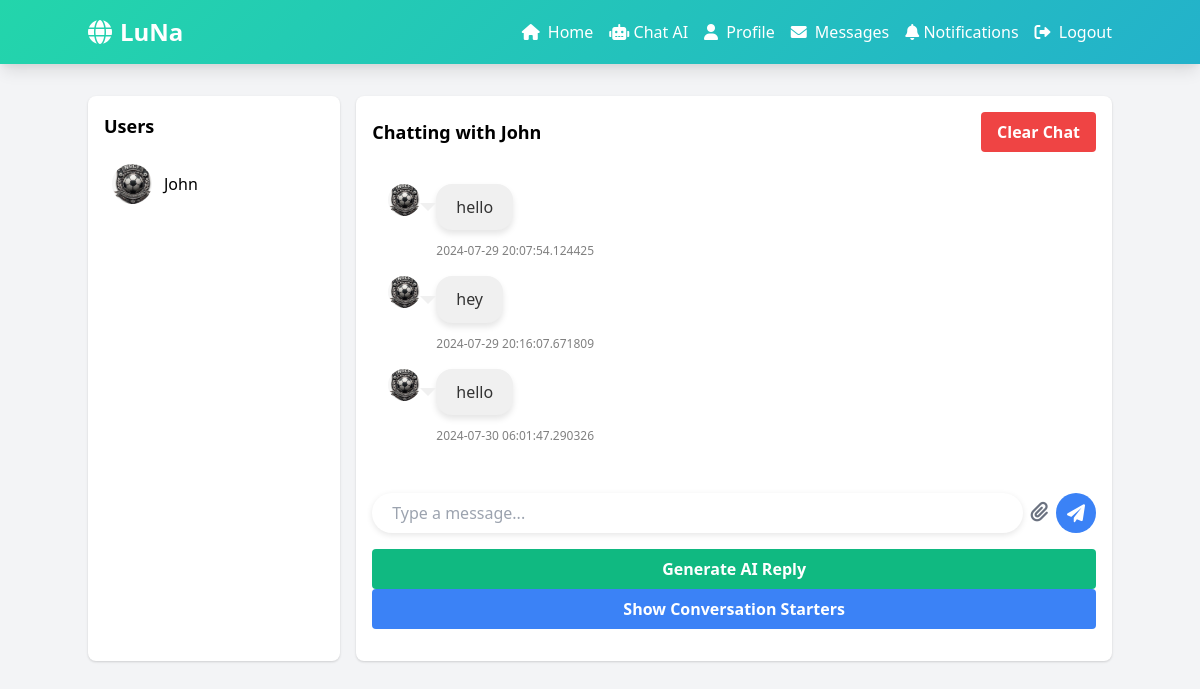
Page /messages/ (signed in) on the earlier database version.
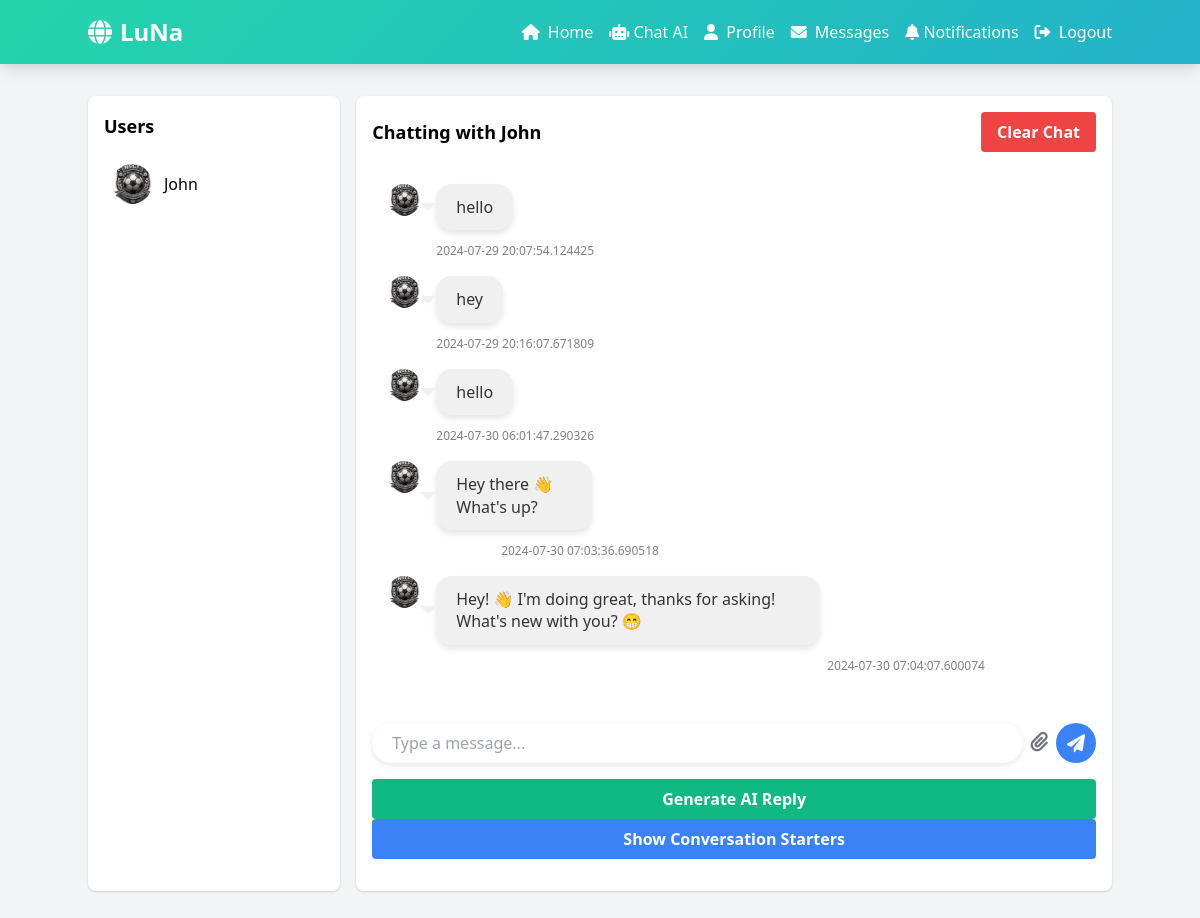
Same page on the later database version.
### models.py (models this page shows, shortened)
class User(UserMixin, db.Model):  # Ensure UserMixin is extended
    id = db.Column(db.Integer, primary_key=True)
    username = db.Column(db.String(80), unique=True, nullable=False, index=True)
    email = db.Column(db.String(120), unique=True, nullable=False, index=True)
    password_hash = db.Column(db.String(128), nullable=False)
    profile_picture = db.Column(db.String(120), default='default.jpg')
    bio = db.Column(db.Text)
    date_joined = db.Column(db.DateTime, default=lambda: datetime.now(pytz.timezone('Africa/Nairobi')))
    posts = db.relationship('Post', backref='author', lazy='dynamic', cascade="all, delete-orphan")
    comments = db.relationship('Comment', backref='author', lazy='dynamic', cascade="all, delete-orphan")
    followed = db.relationship(
        'User',
        secondary=followers,
        primaryjoin=id == followers.c.follower_id,
        secondaryjoin=id == followers.c.followed_id,
        backref=db.backref('followers', lazy='dynamic'),
        lazy='dynamic'
    )

class Message(db.Model):
    id = db.Column(db.Integer, primary_key=True)
    sender_id = db.Column(db.Integer, db.ForeignKey('user.id'), nullable=False)
    recipient_id = db.Column(db.Integer, db.ForeignKey('user.id'), nullable=False)
    content = db.Column(db.Text, nullable=False)
    media_url = db.Column(db.String, nullable=True)
    timestamp = db.Column(db.DateTime, default=datetime.utcnow)
    sender = db.relationship('User', foreign_keys=[sender_id], backref='sent_messages')
    recipient = db.relationship('User', foreign_keys=[recipient_id], backref='received_messages')

### app.py (the view)
@app.route('/messages/', defaults={'recipient_id': None})
@app.route('/messages/<int:recipient_id>')
@login_required
def messages(recipient_id):
    available_users = get_available_users()
    if recipient_id is None and available_users:
        recipient_id = available_users[0]['id']
    recipient = User.query.get(recipient_id) if recipient_id else None
    messages = get_messages(current_user.id, recipient_id) if recipient_id else []
    starters = get_conversation_starters(current_user.id, recipient_id) if recipient_id else []
    return render_template('messages.html',
                           messages=messages,
                           starters=starters,
                           recipient=recipient,
                           available_users=available_users,
                           current_user=current_user)

### app.py (called while the page is built)
@login_manager.user_loader
def load_user(user_id):
    return User.query.get(int(user_id))

@app.before_request
def make_session_permanent():
    session.permanent = True
    app.permanent_session_lifetime = timedelta(days=30)

def get_messages(current_user_id, recipient_id, page=1, per_page=20):
    messages = db.session.query(Message, User).join(User, Message.sender_id == User.id).filter(
        or_(
            (Message.sender_id == current_user_id) & (Message.recipient_id == recipient_id),
            (Message.sender_id == recipient_id) & (Message.recipient_id == current_user_id)
        )
    ).order_by(Message.timestamp.asc()).paginate(page=page, per_page=per_page, error_out=False)
    return messages.items

def get_available_users():
    users = User.query.filter(User.id != current_user.id).all()
    return [{'id': user.id, 'username': user.username, 'profile_picture': user.profile_picture} for user in users]

@app.before_request
def make_session_permanent():
    session.permanent = True
    app.permanent_session_lifetime = timedelta(days=30)

### templates/messages.html (shortened to what this page needs)
<!DOCTYPE html>
<html lang="en">
<head>
    <link href="https://cdn.jsdelivr.net/npm/tailwindcss@2.2.19/dist/tailwind.min.css" rel="stylesheet">
    <link rel="stylesheet" href="https://cdnjs.cloudflare.com/ajax/libs/font-awesome/6.0.0-beta3/css/all.min.css">
</head>
<body class="bg-gray-100">
    <nav class="gradient-bg p-4 shadow-lg">
        <div class="container mx-auto flex justify-between items-center">
            <a href="/" class="text-white text-2xl font-bold flex items-center">
                <i class="fas fa-globe mr-2"></i>
                LuNa
            </a>
            <div id="menu" class="hidden md:flex space-x-4">
                <a href="/" class="text-white hover:text-gray-200 transition duration-300"><i class="fas fa-home mr-1"></i> Home</a>
                <a href="https://micymike-michaelmosesbot.hf.space" class="text-white hover:text-gray-200 transition duration-300"><i class="fa-solid fa-robot"></i> Chat AI</a>
                <a href="/profile/{{ current_user.username }}" class="text-white hover:text-gray-200 transition duration-300"><i class="fas fa-user mr-1"></i> Profile</a>
                <a href="/messages" class="text-white hover:text-gray-200 transition duration-300"><i class="fas fa-envelope mr-1"></i> Messages</a>
                <a href="/notifications" class="text-white hover:text-gray-200 transition duration-300"><i class="fa-solid fa-bell"></i> Notifications</a>
                <a href="/logout" class="text-white hover:text-gray-200 transition duration-300"><i class="fas fa-sign-out-alt mr-1"></i> Logout</a>
            </div>
        </div>
    </nav>
    <div class="container mx-auto py-8">
        <div class="flex flex-col md:flex-row">
            <div class="w-full md:w-1/4 bg-white p-4 rounded-lg shadow mb-4 md:mb-0">
              <h2 class="text-lg font-bold mb-4">Users</h2>
              {% for user in available_users %}
              <a href="{{ url_for('messages', recipient_id=user.id) }}" class="user-link flex items-center p-2 rounded-lg hover:bg-gray-200" data-user-id="{{ user.id }}">
                  <img src="{{ url_for('static', filename='uploads/' + user.profile_picture) }}" alt="{{ user.username }}" class="w-10 h-10 rounded-full">
                  <span class="ml-3">{{ user.username }}</span>
              </a>
              {% endfor %}
          </div>
            <div class="w-full md:w-3/4 bg-white p-4 rounded-lg shadow ml-0 md:ml-4 flex flex-col">
              {% if recipient %}
              <div class="flex justify-between items-center mb-4">
                  <h2 class="text-lg font-bold">Chatting with {{ recipient.username }}</h2>
                  <button id="clearChatBtn" class="bg-red-500 hover:bg-red-600 text-white font-bold py-2 px-4 rounded">
                      Clear Chat
                  </button>
              </div>
                    <div id="messages" class="flex-1 overflow-y-auto mb-4 p-4">
                        {% for message, sender in messages %}
                            <div class="flex items-start mb-4 {{ 'justify-end' if message.sender_id == current_user.id else '' }}">
                                {% if message.sender_id != current_user.id %}
                                    <img src="{{ sender.profile_picture }}" alt="{{ sender.username }}" class="w-8 h-8 rounded-full mr-2">
                                {% endif %}
                                <div class="{{ 'ml-2' if message.sender_id != current_user.id else 'mr-2' }}">
                                    <div class="chat-bubble {{ 'right' if message.sender_id == current_user.id else 'left' }}">
                                        <p>{{ message.content }}</p>
                                    </div>
                                    <span class="message-timestamp">{{ message.timestamp }}</span>
                                </div>
                            </div>
                        {% endfor %}
                    </div>
                    <form id="message-form" action="{{ url_for('send_message_route', recipient_id=recipient.id) }}" method="post" enctype="multipart/form-data" class="flex items-center">
                        <input type="text" name="content" placeholder="Type a message..." class="message-input flex-1 mr-2">
                        <label for="media" class="cursor-pointer mr-2">
                            <i class="fas fa-paperclip text-gray-500 text-xl"></i>
                        </label>
                        <button type="submit" class="send-button">
                            <i class="fas fa-paper-plane"></i>
                        </button>
                    </form>
                    <button id="aiReplyBtn" class="bg-green-500 hover:bg-green-600 text-white font-bold py-2 px-4 rounded mt-4">
                      Generate AI Reply
                  </button>
                    <button id="showStartersBtn" class="bg-blue-500 hover:bg-blue-600 text-white font-bold py-2 px-4 rounded mb-4">
                      Show Conversation Starters
                  </button>
                {% else %}
                    <p class="text-center text-gray-500">Select a user to start chatting.</p>
                {% endif %}
            </div>
        </div>
    </div>
</body>
</html>

### templates/messages.html (style rules this page uses)
.gradient-bg { background: linear-gradient(-45deg, #ee7752, #e73c7e, #23a6d5, #23d5ab); background-size: 400% 400%; animation: gradientBG 15s ease infinite; }
.chat-bubble { max-width: 70%; word-wrap: break-word; margin-bottom: 8px; line-height: 1.4; padding: 12px 20px; border-radius: 16px; display: inline-block; position: relative; font-family: 'Segoe UI', Tahoma, Geneva, Verdana, sans-serif; box-shadow: 0 4px 6px rgba(0, 0, 0, 0.1); transition: transform 0.3s ease, box-shadow 0.3s ease; }
.chat-bubble.left { background: #f0f0f0; color: #333; align-self: flex-start; }
.chat-bubble.left::after { content: ""; position: absolute; border-style: solid; border-width: 8px 8px 0; border-color: #f0f0f0 transparent; top: 50%; transform: translateY(-50%); left: -16px; border-color: #f0f0f0 transparent; }
.message-input { border: none; border-radius: 20px; padding: 10px 20px; font-size: 16px; height: 40px; box-shadow: 0 2px 6px rgba(0, 0, 0, 0.1); }
.send-button { border-radius: 50%; width: 40px; height: 40px; display: flex; align-items: center; justify-content: center; background-color: #3b82f6; color: white; font-size: 18px; transition: all 0.3s ease; }
.message-timestamp { display: block; font-size: 12px; color: gray; margin-top: 4px; text-align: right; }

Differences in the rows shown:
added Message: profile_picture (picture), content "Hey there 👋 What's up?", timestamp "2024-07-30 07:03:36.690518"
added Message: profile_picture (picture), content "Hey! 👋 I'm doing great, thanks for asking! What's new with you? 😁", timestamp "2024-07-30 07:04:07.600074"
